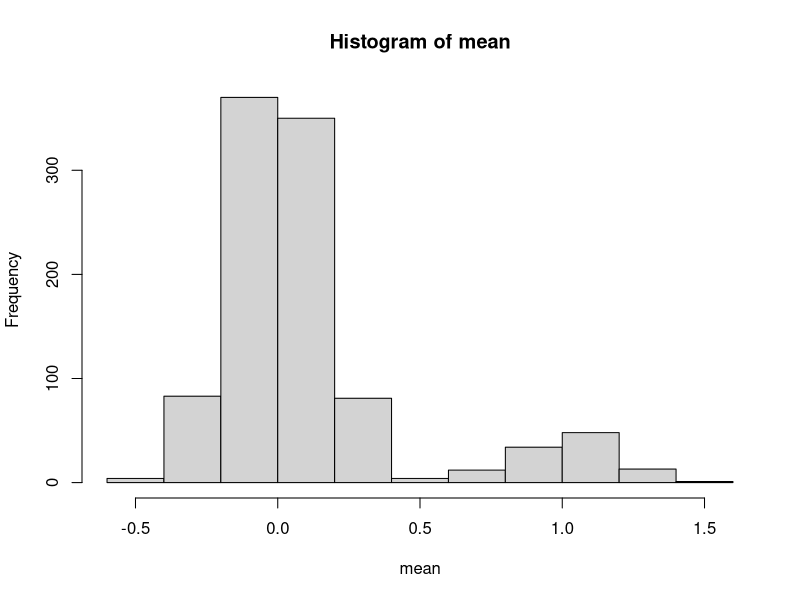
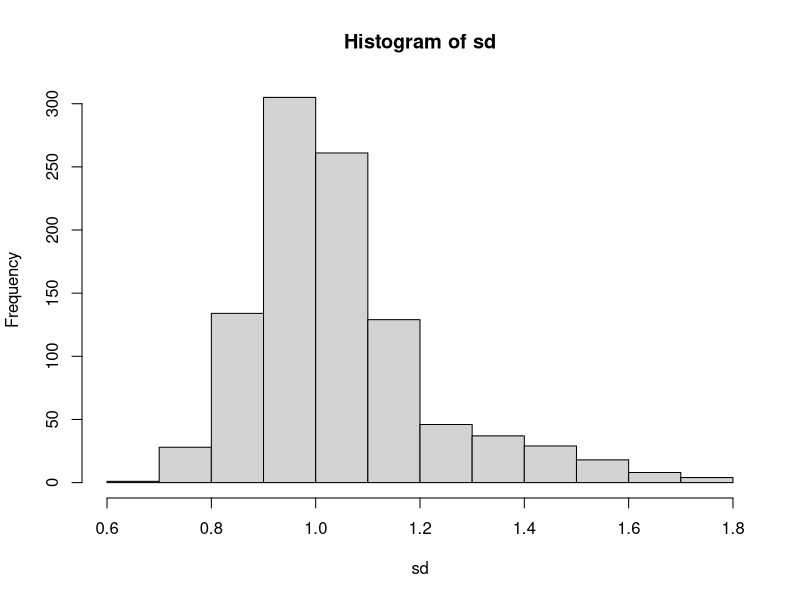
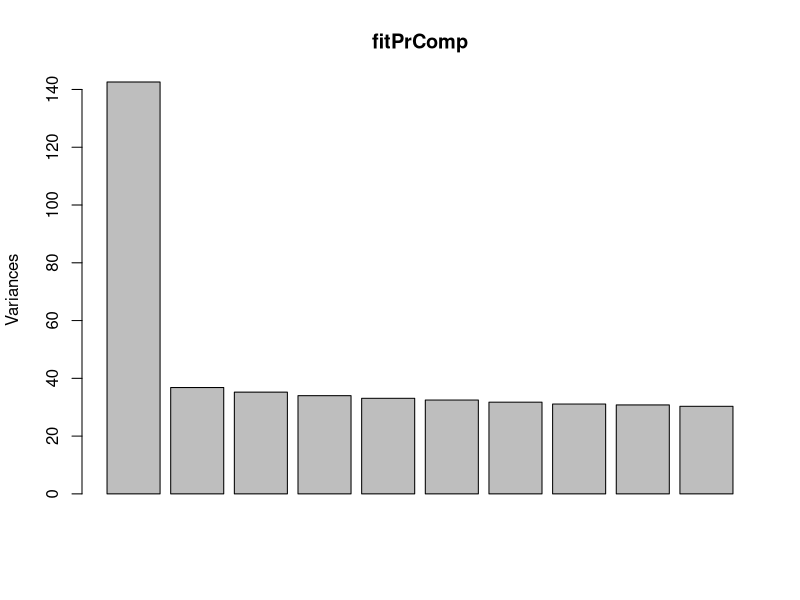
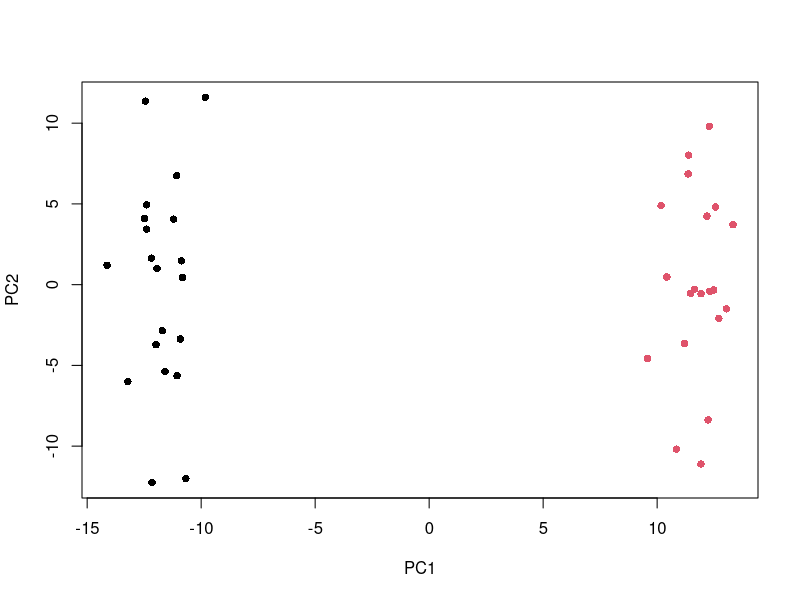
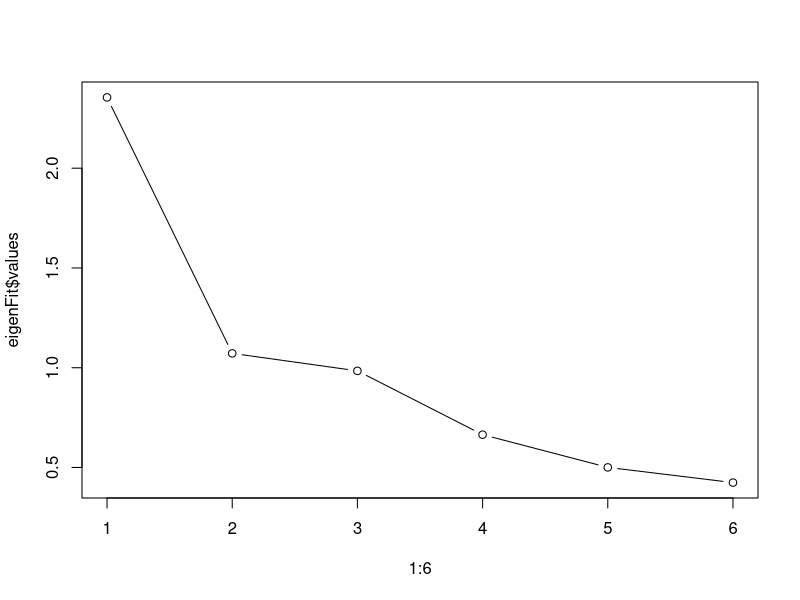

These figures' R source, in order:
## ---- chunk 1
knitr::opts_chunk$set(echo = TRUE)
library(readxl)
library(psych)
library(Matrix)
## ---- chunk 2
gene = read.csv('gene.csv')
dim(gene)
## ---- chunk 3
#Checking to see if all fields are measured on comparable scales
mean <- apply(gene[,-1001],2,mean)
hist(mean)
sd <- apply(gene[,-1001],2,sd)
hist(sd)
## ---- chunk 4
fitPrComp = prcomp(gene[,1:1000], scale. = FALSE)
## ---- chunk 5
plot(fitPrComp)
## ---- chunk 6
summary(fitPrComp)
## ---- chunk 7
first2PC = fitPrComp$x[,1:2]
head(first2PC)
## ---- chunk 8
plot(fitPrComp$x[,1:2], col = gene[,1001]+1, pch = 16)
## ---- chunk 9
X=matrix(c(1:4, 1,4,9,16), nrow=4)
X
## ---- chunk 10
first = t(X) %*% X
first
## ---- chunk 11
second = X %*% t(X)
second
## ---- chunk 12
eigenFirst = eigen(first, symmetric = T)
eigenFirst
## ---- chunk 13
eigenSecond = eigen(second, symmetric = F)
eigenSecond
## ---- chunk 14
eigenFirst$values
eigenSecond$values
## ---- chunk 15
X = matrix(c(1,3,5,0,1, 2,4,4,2,3, 3,5,3,4,5), nrow=5)
X
## ---- chunk 16
first = t(X) %*% X
first
## ---- chunk 17
second = X %*% t(X)
second
## ---- chunk 18
eigenFirst = eigen(first, symmetric = T)
eigenFirst
## ---- chunk 19
eigenSecond = eigen(second, symmetric = F)
eigenSecond
## ---- chunk 20
LAMBDA = Diagonal(3, eigenFirst$values)
LAMBDA
## ---- chunk 21
GAMMA = eigenFirst$vectors
GAMMA
## ---- chunk 22
round(GAMMA %*% LAMBDA %*% t(GAMMA),5) == first
## ---- chunk 23
SVD = svd(X)
## ---- chunk 24
SVD$v
## ---- chunk 25
eigenFirst$vectors
## ---- chunk 26
round(SVD$u %*% Diagonal(3, SVD$d) %*% t(SVD$v), 2)
## ---- chunk 27
round(SVD$u %*% Diagonal(3, SVD$d) %*% t(SVD$v), 2) == X
## ---- chunk 28
dModified = diag(c(SVD$d[1],0,0))
dModified
## ---- chunk 29
Xhat = SVD$u %*% dModified %*% t(SVD$v)
Xhat
## ---- chunk 30
Xhat[,2]*2 - Xhat[,3]
## ---- chunk 31
Xhat[,1]
## ---- chunk 32
Xhat[,3] / Xhat[,2]
## ---- chunk 33
Xhat[,2] / Xhat[,1]
## ---- chunk 34
Xhat1 =  X %*% SVD$v[,1]
Xhat1
## ---- chunk 35
Xhat2 = SVD$u %*% dModified
Xhat2
## ---- chunk 36
sum(Xhat^2)
## ---- chunk 37
sum(dModified^2)
## ---- chunk 38
sum(Xhat1^2)
## ---- chunk 39
sum((X-Xhat)^2)
## ---- chunk 40
SVD$d[2]^2
## ---- chunk 41
(SVD$d[1])^2 / sum(SVD$d^2)
## ---- chunk 42
sum(Xhat1^2) / (sum(Xhat1^2) + sum((X-Xhat)^2))
## ---- chunk 43
R = matrix(c(
1, .4919, .2636, .4653, -.2277, .0652,
.4919, 1, .3127, .3506, -.1917, .2045,
.2635, .3127, 1, .4108, .0647, .2493,
.4653, .3506, .4108, 1, -.2249, .2293,
-.2277, -.1917, .0647, -.2249, 1, -.2144,
.0652, .2045, .2493, .2293, -.2144, 1),
byrow=T, ncol=6)

fishNames = c('Bluegill','Black crappie', 'Smallmouth bass',
'Largemouth bass', 'Walleye', 'Northern pike')
rownames(R) = fishNames
colnames(R) = fishNames
R
## ---- chunk 44
R[1:4,1:4]
## ---- chunk 45
eigen(R[1:4,1:4])
## ---- chunk 46
eigenFit = eigen(R)
eigenFit
## ---- chunk 47
plot(1:6, eigenFit$values, type = 'b')
## ---- chunk 48
sum(eigenFit$values[1:2]) / sum(eigenFit$values)
## ---- chunk 49
rownames(eigenFit$vectors) <- fishNames
colnames(eigenFit$vectors) <- fishNames
eigenFit$vectors
